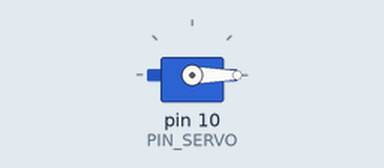
Simulated run of this sketch. Board: Arduino Uno, built with avr-gcc and run on an emulated ATmega328P. Shown: servo.

Above: at 0.1 s.
At 10.31 s:
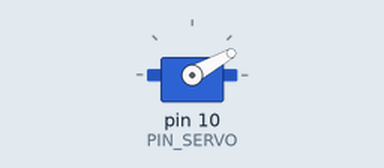
At 20.21 s:
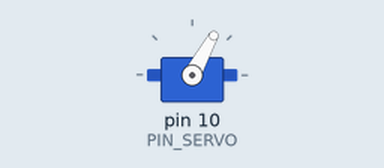
At 39.09 s:
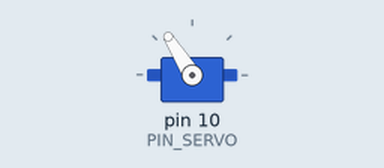
Timing chart, 0 to 40.0 s (numbered marks = the images above):
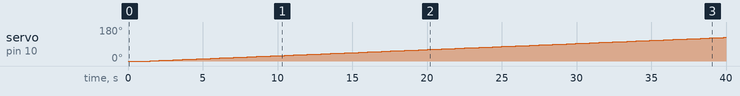

The sketch:

13C02-achievement-1.ino
```cpp
#include <Servo.h>
#define PIN_SERVO 10
#define PIN_TRIG  12  // sonar sensor TRIGGER
#define PIN_ECHO  13  // sonar sensor ECHO

// configurable parameters for Servo
#define _DUTY_MIN 500 // servo full clock-wise position (0 degree)
#define _DUTY_NEU 1500 // servo neutral position (90 degree)
#define _DUTY_MAX 2500 // servo full counter-clockwise position (180 degree)

#define _POS_START _DUTY_MIN    // servo start position
#define _POS_END   _DUTY_MAX   // servo end position

#define _SERVO_SPEED 3 // servo angular speed (unit: degree/sec)

// Loop Interval
#define INTERVAL 20     // servo update interval (unit: msec)

// global variables
unsigned long last_sampling_time; // unit: msec

Servo myservo;

float duty_change_per_interval; // maximum duty difference per interval
float duty_target;    // Target duty time
float duty_curr;      // Current duty time


void setup() {
  pinMode(PIN_TRIG, OUTPUT);  // sonar TRIGGER
  pinMode(PIN_ECHO, INPUT);   // sonar ECHO
  digitalWrite(PIN_TRIG, LOW);  // turn-off Sonar

  myservo.attach(PIN_SERVO);

  duty_curr = _POS_START;
  duty_target = _POS_END;
  myservo.writeMicroseconds(duty_curr);

  // initialize serial port
  Serial.begin(57600);  // <----- baud rate

  // convert angular velocity into duty change per interval.
  // duty_change_per_interval =
  //  (_DUTY_MAX - _DUTY_MIN) * (_SERVO_SPEED / 180) * (INTERVAL / 1000);
  duty_change_per_interval =
    (_DUTY_MAX - _DUTY_MIN)
    * (_SERVO_SPEED / 180.0)
    * (INTERVAL / 1000.0);

  // initialize last sampling time
  last_sampling_time = 0;

}

void loop() {
  float  dist_raw;

  // wait until next sampling time.
  if (millis() < (last_sampling_time + INTERVAL))
    return;

  // adjust duty_curr toward duty_target by duty_change_per_interval
  if (duty_target > duty_curr) {
    duty_curr += duty_change_per_interval;
    if (duty_curr > duty_target)
        duty_curr = duty_target;
  } else {
    duty_curr -= duty_change_per_interval;
    if (duty_curr < duty_target)
      duty_curr = duty_target;
  }

  // update servo position
  myservo.writeMicroseconds((int)duty_curr);

  // update last sampling time
  last_sampling_time += INTERVAL;
}
```

Measured:
- by itself, servo on pin 10 (PIN_SERVO): moves from 0° to 125° over 38.4 s
